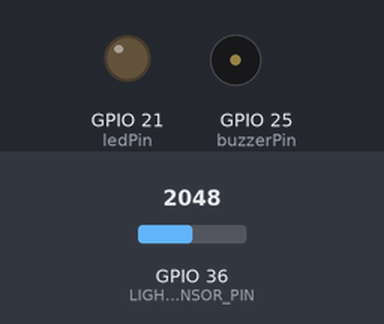
Simulated run of this sketch. Board: ESP32. Shown: output pins drawn as LEDs (lit = HIGH), buzzer (waves = sounding, pin HIGH). The inputs (shaded band) are chosen by the test bench; at power-on: GPIO 36 (LIGHT_SENSOR_PIN) = 2048.

Above: at 1.2 s.
1.3 s: GPIO 36 (LIGHT_SENSOR_PIN) set to 0
At 1.8 s:
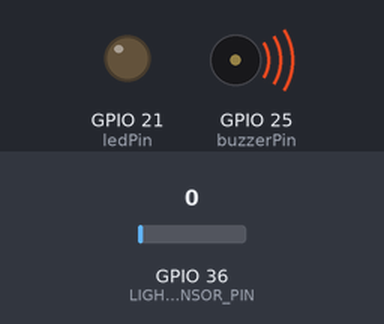
2.8 s: GPIO 36 (LIGHT_SENSOR_PIN) set to 491
At 4.1 s:
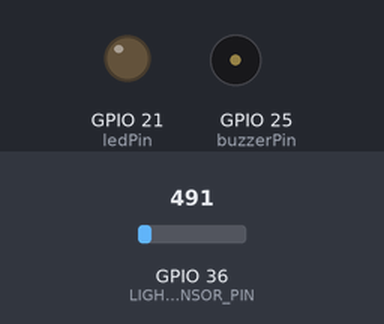
Timing chart, 0 to 5.8 s (numbered marks = the images above; inputs shaded):
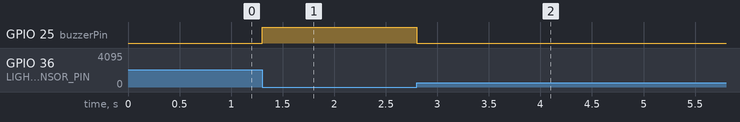

Measured:
- after the input at 1.3 s, GPIO 25 (buzzerPin): LOW → HIGH at once
- after the input at 2.8 s, GPIO 25 (buzzerPin): HIGH → LOW at once

The sketch:

demo2.ino
```cpp
#define LIGHT_SENSOR_PIN 36

const int buzzerPin = 25;
int switchState = 0;
int ledPin= 21;

int LDR_Val = 0;

void setup() {
  Serial.begin(115200);
  // pinMode(sensor, INPUT);
  pinMode(ledPin, OUTPUT);
  pinMode(buzzerPin, OUTPUT);
}

void loop() {

  LDR_Val = analogRead(LIGHT_SENSOR_PIN);

  // KEGIATAN 1
  // if (LDR_Val < 500 ) {
  //   digitalWrite(ledPin,LOW);
  //   Serial.println("Output : Dark");
  // } else if(LDR_Val > 500 && LDR_Val < 1000){
  //   digitalWrite(ledPin, HIGH);
  //   delay(1000);
  //   digitalWrite(ledPin, LOW);
  //   delay(1000);
  //   Serial.println("Output : Redup");
  // } else if (LDR_Val >= 1000) {
  //   digitalWrite(ledPin, HIGH);
  //   Serial.println("Output : Terang");
  // }

  //KEGIATAN 2
  if (LDR_Val == LOW) {
    digitalWrite(buzzerPin, HIGH);
  } else {
    digitalWrite(buzzerPin, LOW);
  }
}
```
